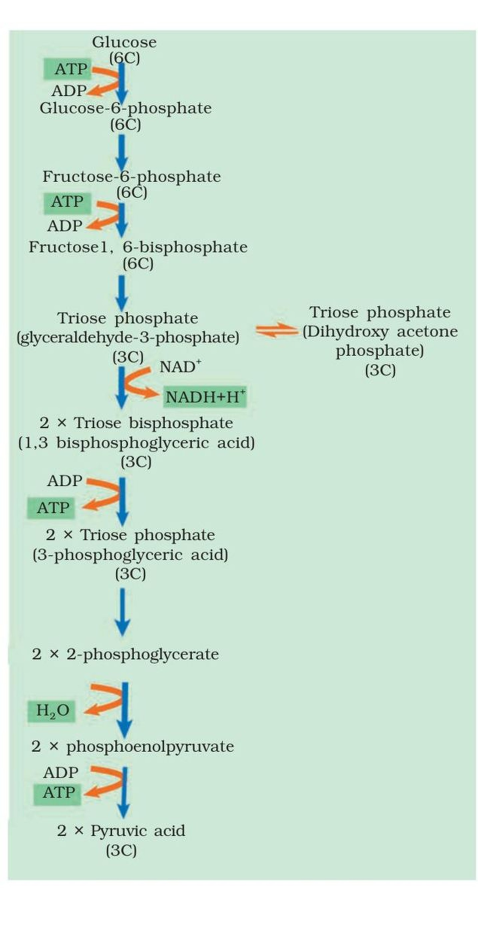
#> input picture scripts/pu1-ch12/ncert-figs/fig-12-1.jpg, 1434 x 2795 px (shown at 1/3 size); its folder holds only this picture in this run
$ python kcet-figs.py
#> lines starting #> are read from the running program, lines starting #| are printed output that depends on the picture
#!/usr/bin/env python3
"""Figures for the Ch12 diagram-based KCET questions: NCERT Class XI Fig. 12.1-12.6 (ncert-figs/) with the
answer label hidden under a red "?" (like the Ch11 diagram questions). Writes diagram-q-assets/pu1-ch12-*.jpg and
kcet-figs.json (question start -> img, caption, size), which build.js attaches to KCET_QUESTIONS.
Needs Pillow. Run from the repo root: python3 scripts/pu1-ch12/kcet-figs.py  (then node scripts/pu1-ch12/kcet-figs.js
for the two drawn figures, then node scripts/pu1-ch12/build.js)."""
import json, os, hashlib
from PIL import Image, ImageDraw, ImageFont
HERE = os.path.dirname(os.path.abspath(__file__)); ROOT = os.path.dirname(os.path.dirname(HERE))
OUT = os.path.join(ROOT, 'diagram-q-assets'); FONT = '/usr/share/fonts/truetype/dejavu/DejaVuSans-Bold.ttf'

def bg(im, box):
    """most common colour just outside the box = the label's background"""
    x0, y0, x1, y1 = box; px = []
    for x in range(max(0, x0 - 6), min(im.width, x1 + 6), 3):
        for y in (max(0, y0 - 5), min(im.height - 1, y1 + 4)): px.append(im.getpixel((x, y)))
    return max(set(px), key=px.count)

def mask(im, boxes, mark=True):
    d = ImageDraw.Draw(im); X0 = min(b[0] for b in boxes); Y0 = min(b[1] for b in boxes); X1 = max(b[2] for b in boxes); Y1 = max(b[3] for b in boxes)
    for b in boxes: d.rectangle([b[0] - 4, b[1] - 3, b[2] + 4, b[3] + 3], fill=bg(im, b))
    if mark:
        h = Y1 - Y0; r = max(22, min(h, X1 - X0) * .62); cx, cy = (X0 + X1) / 2, (Y0 + Y1) / 2
        d.ellipse([cx - r, cy - r, cx + r, cy + r], fill='#ffffff', outline='#d0342c', width=max(3, int(r / 8)))
        f = ImageFont.truetype(FONT, int(r * 1.45)); d.text((cx, cy + r * .04), '?', font=f, fill='#d0342c', anchor='mm')

# question start -> (figure, boxes to hide, crop (x0,y0,x1,y1) or None, caption)
F = {
 'In this part of NCERT Fig. 12.1 (glycolysis), the 6C sugar': (1, [(81, 715, 745, 770), (362, 767, 467, 819)], (0, 60, 1434, 1150), 'NCERT Class XI Fig. 12.1 · Steps of glycolysis (part)'),
 'In this part of NCERT Fig. 12.1, the molecule marked ?': (1, [(88, 2090, 228, 2176)], (0, 1560, 1434, 2600), 'NCERT Class XI Fig. 12.1 · Steps of glycolysis (part)'),
 'In NCERT Fig. 12.2, the products marked ?': (2, [(527, 834, 768, 877)], None, 'NCERT Class XI Fig. 12.2 · Major pathways of anaerobic respiration'),
 'In NCERT Fig. 12.2, the product marked ?': (2, [(532, 251, 650, 289), (532, 292, 650, 336)], None, 'NCERT Class XI Fig. 12.2 · Major pathways of anaerobic respiration'),
 'In NCERT Fig. 12.3, the 5-carbon acid marked ?': (3, [(1037, 985, 1566, 1043)], None, 'NCERT Class XI Fig. 12.3 · The citric acid cycle'),
 'In NCERT Fig. 12.3, the reduced coenzyme marked ?': (3, [(109, 1300, 301, 1364)], None, 'NCERT Class XI Fig. 12.3 · The citric acid cycle'),
 'In NCERT Fig. 12.4, protons flow back': (4, [(244, 970, 275, 998)], None, 'NCERT Class XI Fig. 12.4 · Electron transport system (ETS)'),
 'In NCERT Fig. 12.4, the complex marked ?': (4, [(366, 654, 394, 680)], None, 'NCERT Class XI Fig. 12.4 · Electron transport system (ETS)'),
 'In NCERT Fig. 12.6, fatty acids enter': (6, [(750, 764, 914, 797)], None, 'NCERT Class XI Fig. 12.6 · Interrelationship among metabolic pathways'),
 'In NCERT Fig. 12.6, amino acids from proteins': (6, [(748, 690, 931, 722)], None, 'NCERT Class XI Fig. 12.6 · Interrelationship among metabolic pathways'),
}
# labels hidden without a ? mark (the ? goes on the shape instead)
EXTRA = {'In NCERT Fig. 12.4, the complex marked ?': [(437, 599, 640, 644)]}
os.makedirs(OUT, exist_ok=True); meta = {}
for q, (n, boxes, crop, cap) in F.items():
    im = Image.open(os.path.join(HERE, 'ncert-figs', 'fig-12-%d.jpg' % n)).convert('RGB')
#> im is the input picture: PIL image 1434x2795 RGB; mean R, G, B 204.5, 227.9, 212.8
    for b in EXTRA.get(q, []): mask(im, [tuple(b)], mark=False)
    mask(im, boxes)
    if crop: im = im.crop(crop)
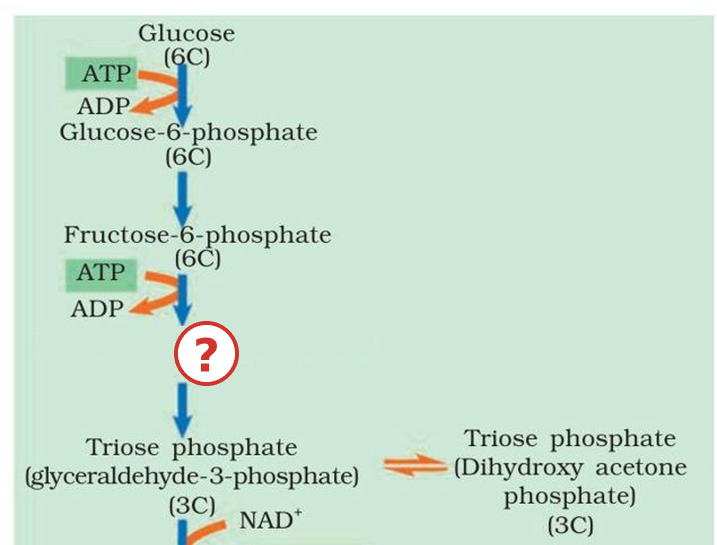
#> im: PIL image 1434x1090 RGB (shown at 1/2 size); mean R, G, B 201.5, 225.4, 209.7
    if im.width > 1000: im = im.resize((1000, round(im.height * 1000 / im.width)), Image.LANCZOS)
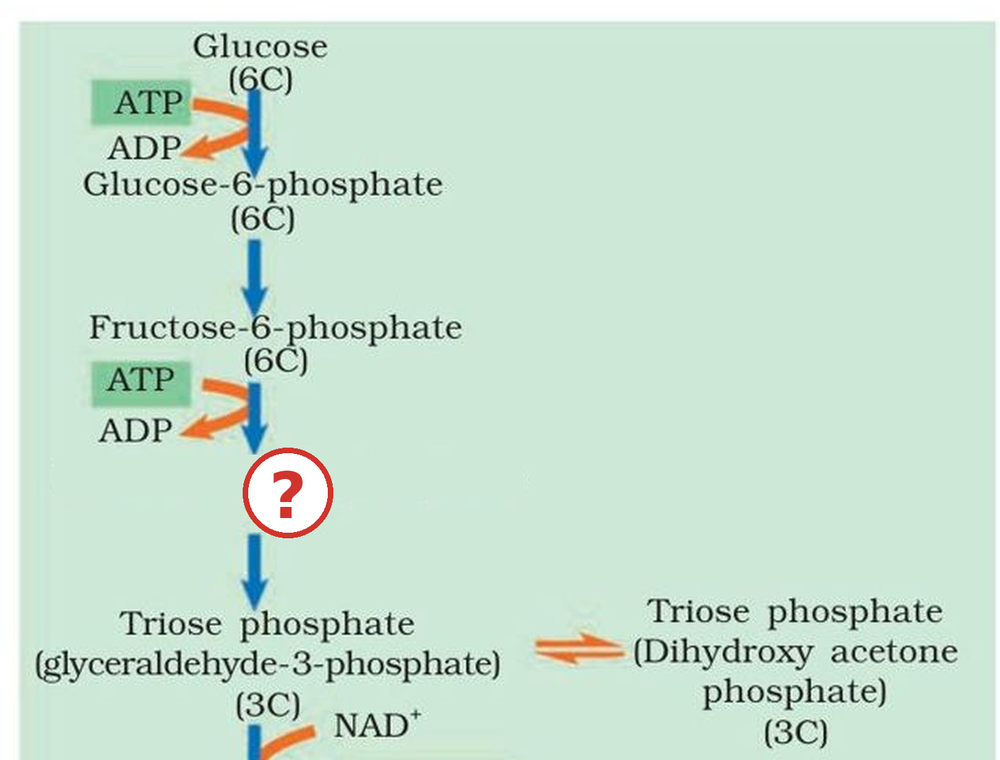
#> im: PIL image 1000x760 RGB; mean R, G, B 201.5, 225.4, 209.7
#> (the run stopped early here; a loop or call above may not have finished)
